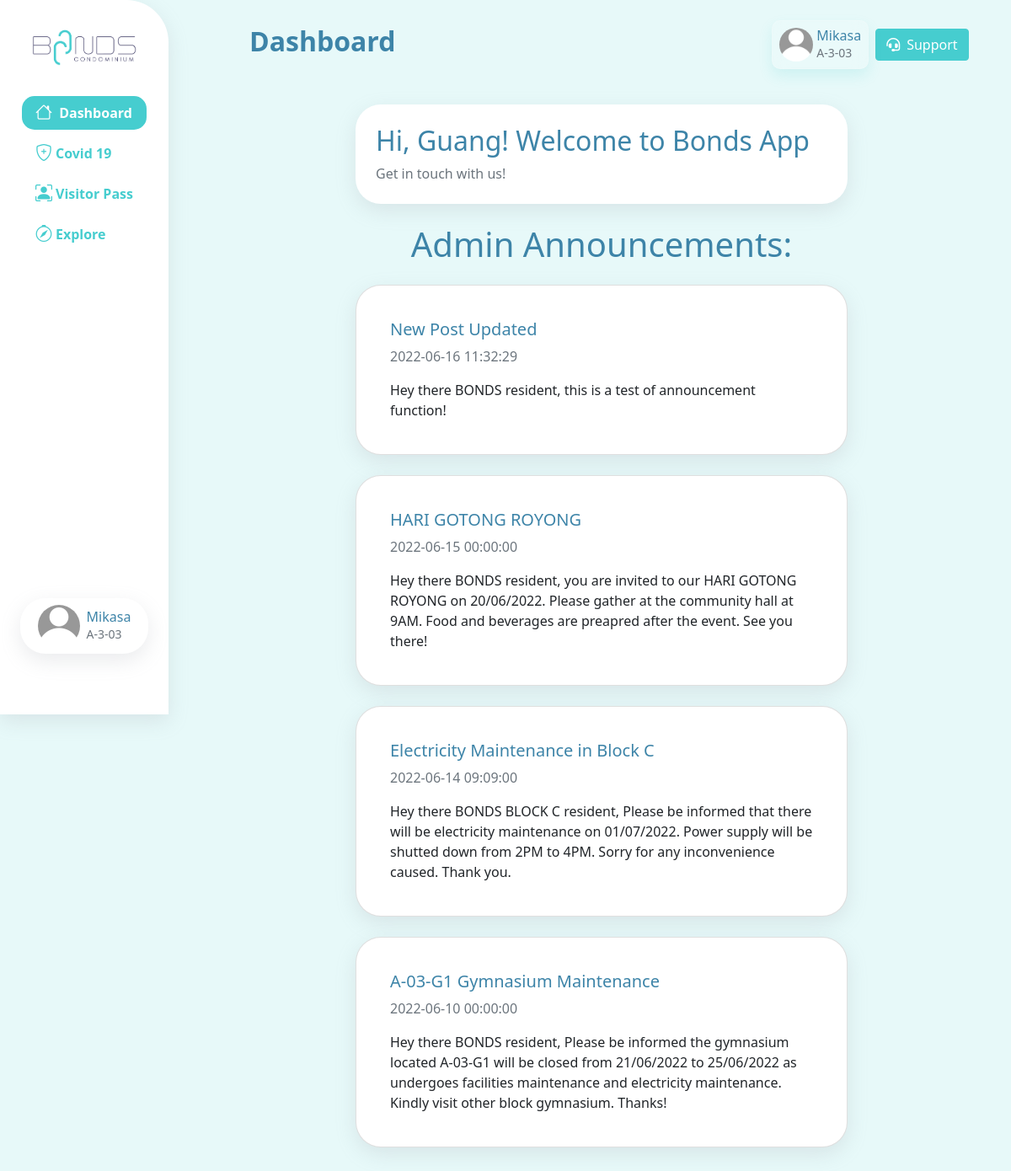
The page /dashboard.php (signed in) on the database as committed earlier.
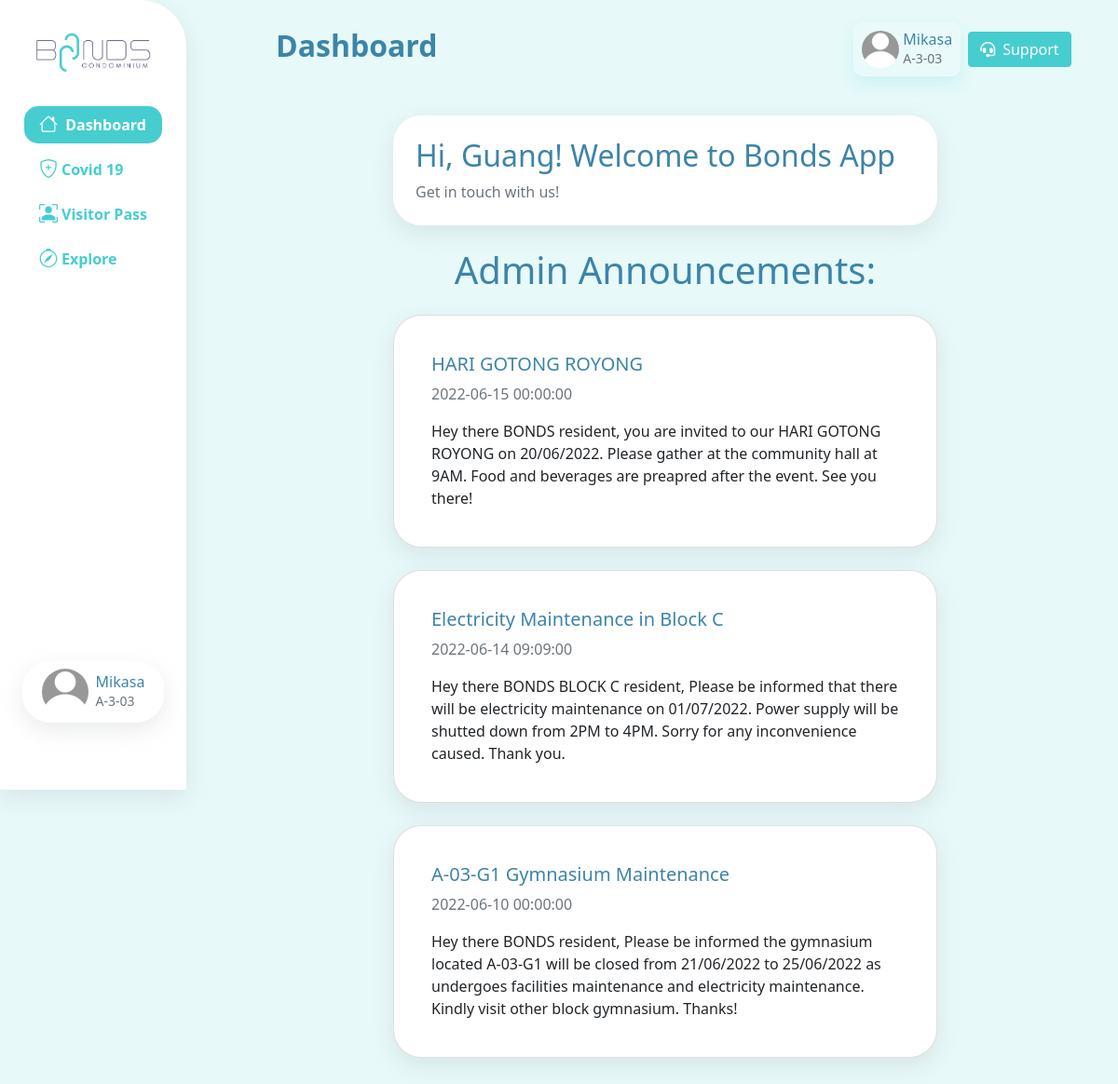
The same page on the database as committed later.
### tables this page shows
CREATE TABLE `announcement` (
  `announcement_id` int(11) NOT NULL,
  `title` varchar(100) NOT NULL,
  `description` text NOT NULL,
  `date_time` datetime NOT NULL
);

### dashboard.php (the view, shortened to what this page needs)
<?php
include 'includes/header.php';?>
    <div class="col p-0 m-0">
        <div class="col-12 col-lg-8 mycontainer mx-auto">
            <h2>Hi,
                <span>Guang!</span>
            Welcome to Bonds App </h2>
            <p class="text-muted m-0">Get in touch with us!</p>
        </div>
        <h1 class="mt-4 text-center">Admin Announcements:</h1>
        <div class="col-12 col-lg-8 mt-4 mx-auto">
            <?php
                $data_query = mysqli_query($con, "SELECT * FROM announcement ORDER BY date_time DESC");
                if(mysqli_num_rows($data_query) > 0)
                {
                    foreach($data_query as $announcement)
                    {
                        $formattedDate = $announcement['date_time'];
            ?>
                    <div class="card mt-4 mycontainer">
                        <div class="card-body">
                            <h5><?=$announcement['title']?></h5>
                            <span class="text-muted ms-auto"><?=$formattedDate?></span>
                            <p class="card-text mt-3" style="white-space: pre-line"><?=$announcement['description']?></p>
                        </div>
                    </div>
            <?php
                    }
                }
            ?>
        </div>
    </div>
<?php include 'includes/footer.php';?>

Rows that differ between the two databases and show on the page:
removed announcement: title "New Post Updated", date_time "2022-06-16 11:32:29", description "Hey there BONDS resident, this is a test of announcement function!"
